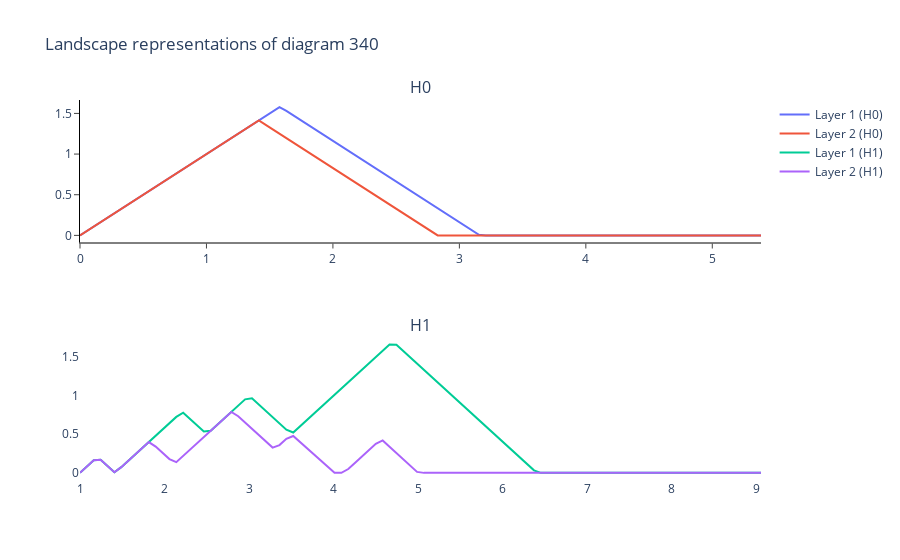

The cell this chart's notebook holds for it:
### Code cell
#linear regression first layer
PL = PersistenceLandscape(n_layers=2,n_bins=100)
xmsrbins = PL.fit_transform(PtCloudPers2)
PL.plot(xmsrbins,340)
